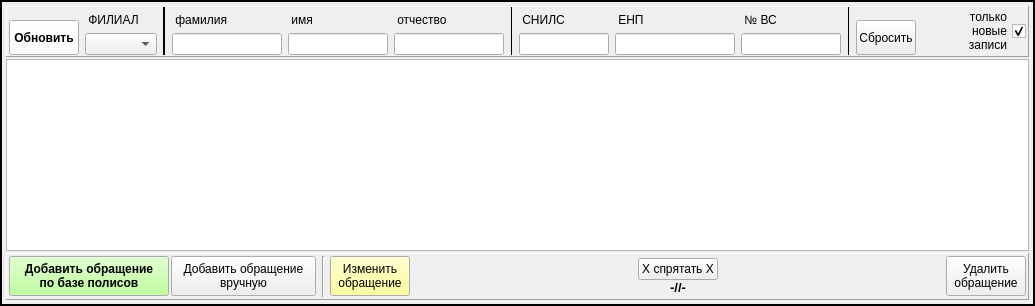
     <widget class="QFrame" name="pan_tab">
      <property name="frameShape">
       <enum>QFrame::WinPanel</enum>
      </property>
      <property name="lineWidth">
       <number>2</number>
      </property>
      <layout class="QVBoxLayout" name="verticalLayout_4">
       <property name="spacing">
        <number>2</number>
       </property>
       <property name="leftMargin">
        <number>4</number>
       </property>
       <property name="topMargin">
        <number>4</number>
       </property>
       <property name="rightMargin">
        <number>4</number>
       </property>
       <property name="bottomMargin">
        <number>4</number>
       </property>
       <item>
        <widget class="QFrame" name="pan_up">
         <property name="frameShape">
          <enum>QFrame::Panel</enum>
         </property>
         <property name="frameShadow">
          <enum>QFrame::Raised</enum>
         </property>
         <layout class="QGridLayout" name="gridLayout" columnstretch="0,0,0,0,0,0,0,0,0,0,0,0,0,0">
          <property name="leftMargin">
           <number>2</number>
          </property>
          <property name="topMargin">
           <number>0</number>
          </property>
          <property name="rightMargin">
           <number>2</number>
          </property>
          <property name="bottomMargin">
           <number>1</number>
          </property>
          <property name="horizontalSpacing">
           <number>6</number>
          </property>
          <property name="verticalSpacing">
           <number>0</number>
          </property>
          <item row="0" column="2" rowspan="2">
           <widget class="Line" name="line">
            <property name="frameShadow">
             <enum>QFrame::Plain</enum>
            </property>
            <property name="lineWidth">
             <number>2</number>
            </property>
            <property name="orientation">
             <enum>Qt::Vertical</enum>
            </property>
           </widget>
          </item>
          <item row="1" column="3">
           <widget class="QLineEdit" name="line_fam_filter">
            <property name="minimumSize">
             <size>
              <width>110</width>
              <height>0</height>
             </size>
            </property>
            <property name="maximumSize">
             <size>
              <width>110</width>
              <height>16777215</height>
             </size>
            </property>
           </widget>
          </item>
          <item row="1" column="1">
           <widget class="QComboBox" name="combo_filial_filter">
            <property name="maxVisibleItems">
             <number>50</number>
            </property>
           </widget>
          </item>
          <item row="0" column="3">
           <widget class="QLabel" name="label_5">
            <property name="text">
             <string> фамилия</string>
            </property>
           </widget>
          </item>
          <item row="0" column="0" rowspan="2">
           <layout class="QVBoxLayout" name="verticalLayout" stretch="1,0">
            <property name="spacing">
             <number>2</number>
            </property>
            <property name="leftMargin">
             <number>0</number>
            </property>
            <property name="topMargin">
             <number>0</number>
            </property>
            <property name="rightMargin">
             <number>0</number>
            </property>
            <property name="bottomMargin">
             <number>0</number>
            </property>
            <item>
             <spacer name="verticalSpacer">
              <property name="orientation">
               <enum>Qt::Vertical</enum>
              </property>
              <property name="sizeHint" stdset="0">
               <size>
                <width>2</width>
                <height>2</height>
               </size>
              </property>
             </spacer>
            </item>
            <item>
             <widget class="QPushButton" name="bn_refresh">
              <property name="minimumSize">
               <size>
                <width>70</width>
                <height>35</height>
               </size>
              </property>
              <property name="maximumSize">
               <size>
                <width>65</width>
                <height>16777215</height>
               </size>
              </property>
              <property name="palette">
               <palette>
                <active>
                 <colorrole role="Button">
                  <brush brushstyle="SolidPattern">
                   <color alpha="255">
                    <red>255</red>
                    <green>255</green>
                    <blue>255</blue>
                   </color>
                  </brush>
                 </colorrole>
                </active>
                <inactive>
                 <colorrole role="Button">
                  <brush brushstyle="SolidPattern">
                   <color alpha="255">
                    <red>255</red>
                    <green>255</green>
                    <blue>255</blue>
                   </color>
                  </brush>
                 </colorrole>
                </inactive>
                <disabled>
                 <colorrole role="Button">
                  <brush brushstyle="SolidPattern">
                   <color alpha="255">
                    <red>255</red>
                    <green>255</green>
                    <blue>255</blue>
                   </color>
                  </brush>
                 </colorrole>
                </disabled>
               </palette>
              </property>
              <property name="font">
               <font>
                <weight>75</weight>
                <bold>true</bold>
               </font>
              </property>
              <property name="text">
               <string>Обновить</string>
              </property>
              <property name="autoDefault">
               <bool>false</bool>
              </property>
              <property name="default">
               <bool>false</bool>
              </property>
             </widget>
            </item>
           </layout>
          </item>
          <item row="1" column="5">
           <widget class="QLineEdit" name="line_ot_filter">
            <property name="minimumSize">
             <size>
              <width>110</width>
              <height>0</height>
             </size>
            </property>
            <property name="maximumSize">
             <size>
              <width>110</width>
              <height>16777215</height>
             </size>
            </property>
           </widget>
          </item>
          <item row="1" column="12">
           <spacer name="horizontalSpacer_2">
            <property name="orientation">
             <enum>Qt::Horizontal</enum>
            </property>
            <property name="sizeHint" stdset="0">
             <size>
              <width>40</width>
              <height>20</height>
             </size>
            </property>
           </spacer>
          </item>
          <item row="1" column="4">
           <widget class="QLineEdit" name="line_im_filter">
            <property name="minimumSize">
             <size>
              <width>100</width>
              <height>0</height>
             </size>
            </property>
            <property name="maximumSize">
             <size>
              <width>100</width>
              <height>16777215</height>
             </size>
            </property>
           </widget>
          </item>
          <item row="0" column="1">
           <widget class="QLabel" name="label_2">
            <property name="text">
             <string> ФИЛИАЛ</string>
            </property>
           </widget>
          </item>
          <item row="0" column="4">
           <widget class="QLabel" name="label_3">
            <property name="text">
             <string> имя</string>
            </property>
           </widget>
          </item>
          <item row="0" column="5">
           <widget class="QLabel" name="label_4">
            <property name="text">
             <string> отчество</string>
            </property>
           </widget>
          </item>
          <item row="0" column="11" rowspan="2">
           <layout class="QVBoxLayout" name="verticalLayout_2" stretch="1,0">
            <property name="spacing">
             <number>2</number>
            </property>
            <property name="leftMargin">
             <number>0</number>
            </property>
            <property name="topMargin">
             <number>0</number>
            </property>
            <property name="rightMargin">
             <number>0</number>
            </property>
            <property name="bottomMargin">
             <number>0</number>
            </property>
            <item>
             <spacer name="verticalSpacer_2">
              <property name="orientation">
               <enum>Qt::Vertical</enum>
              </property>
              <property name="sizeHint" stdset="0">
               <size>
                <width>2</width>
                <height>2</height>
               </size>
              </property>
             </spacer>
            </item>
            <item>
             <widget class="QPushButton" name="bn_clear_filter">
              <property name="minimumSize">
               <size>
                <width>60</width>
                <height>35</height>
               </size>
              </property>
              <property name="maximumSize">
               <size>
                <width>60</width>
                <height>16777215</height>
               </size>
              </property>
              <property name="text">
               <string>Сбросить</string>
              </property>
              <property name="autoDefault">
               <bool>false</bool>
              </property>
              <property name="default">
               <bool>false</bool>
              </property>
             </widget>
            </item>
           </layout>
          </item>
          <item row="0" column="7">
           <widget class="QLabel" name="label_7">
            <property name="text">
             <string> СНИЛС</string>
            </property>
           </widget>
          </item>
          <item row="0" column="8">
           <widget class="QLabel" name="label_9">
            <property name="text">
             <string> ЕНП</string>
            </property>
           </widget>
          </item>
          <item row="0" column="9">
           <widget class="QLabel" name="label_10">
            <property name="text">
             <string> № ВС</string>
            </property>
           </widget>
          </item>
          <item row="1" column="7">
           <widget class="QLineEdit" name="line_snils_filter">
            <property name="minimumSize">
             <size>
              <width>90</width>
              <height>0</height>
             </size>
            </property>
            <property name="maximumSize">
             <size>
              <width>90</width>
              <height>16777215</height>
             </size>
            </property>
            <property name="inputMask">
             <string>99999999999</string>
            </property>
           </widget>
          </item>
          <item row="1" column="8">
           <widget class="QLineEdit" name="line_enp_filter">
            <property name="minimumSize">
             <size>
              <width>120</width>
              <height>0</height>
             </size>
            </property>
            <property name="inputMask">
             <string>9999999999999999</string>
            </property>
           </widget>
          </item>
          <item row="1" column="9">
           <widget class="QLineEdit" name="line_vs_filter">
            <property name="minimumSize">
             <size>
              <width>100</width>
              <height>0</height>
             </size>
            </property>
            <property name="maximumSize">
             <size>
              <width>100</width>
              <height>16777215</height>
             </size>
            </property>
            <property name="inputMask">
             <string>9999999999</string>
            </property>
           </widget>
          </item>
          <item row="0" column="6" rowspan="2">
           <widget class="Line" name="line_13">
            <property name="frameShadow">
             <enum>QFrame::Plain</enum>
            </property>
            <property name="lineWidth">
             <number>1</number>
            </property>
            <property name="orientation">
             <enum>Qt::Vertical</enum>
            </property>
           </widget>
          </item>
          <item row="0" column="10" rowspan="2">
           <widget class="Line" name="line_14">
            <property name="frameShadow">
             <enum>QFrame::Plain</enum>
            </property>
            <property name="lineWidth">
             <number>1</number>
            </property>
            <property name="orientation">
             <enum>Qt::Vertical</enum>
            </property>
           </widget>
          </item>
          <item row="0" column="13" rowspan="2">
           <widget class="QCheckBox" name="ch_new_lines">
            <property name="font">
             <font>
              <weight>50</weight>
              <bold>false</bold>
             </font>
            </property>
            <property name="layoutDirection">
             <enum>Qt::RightToLeft</enum>
            </property>
            <property name="text">
             <string>только 
новые 
записи</string>
            </property>
            <property name="checked">
             <bool>true</bool>
            </property>
           </widget>
          </item>
         </layout>
        </widget>
       </item>
       <item>
        <widget class="QTableView" name="tab_contacts">
         <property name="selectionMode">
          <enum>QAbstractItemView::SingleSelection</enum>
         </property>
         <property name="selectionBehavior">
          <enum>QAbstractItemView::SelectRows</enum>
         </property>
         <attribute name="horizontalHeaderMinimumSectionSize">
          <number>20</number>
         </attribute>
         <attribute name="verticalHeaderDefaultSectionSize">
          <number>20</number>
         </attribute>
         <attribute name="verticalHeaderMinimumSectionSize">
          <number>20</number>
         </attribute>
        </widget>
       </item>
       <item>
        <widget class="QFrame" name="pan_dn">
         <property name="frameShape">
          <enum>QFrame::Panel</enum>
         </property>
         <property name="frameShadow">
          <enum>QFrame::Raised</enum>
         </property>
         <layout class="QHBoxLayout" name="horizontalLayout_3">
          <property name="spacing">
           <number>2</number>
          </property>
          <property name="leftMargin">
           <number>2</number>
          </property>
          <property name="topMargin">
           <number>2</number>
          </property>
          <property name="rightMargin">
           <number>2</number>
          </property>
          <property name="bottomMargin">
           <number>2</number>
          </property>
          <item>
           <widget class="QPushButton" name="bn_add_bybase">
            <property name="minimumSize">
             <size>
              <width>160</width>
              <height>40</height>
             </size>
            </property>
            <property name="palette">
             <palette>
              <active>
               <colorrole role="Button">
                <brush brushstyle="SolidPattern">
                 <color alpha="255">
                  <red>170</red>
                  <green>255</green>
                  <blue>127</blue>
                 </color>
                </brush>
               </colorrole>
              </active>
              <inactive>
               <colorrole role="Button">
                <brush brushstyle="SolidPattern">
                 <color alpha="255">
                  <red>170</red>
                  <green>255</green>
                  <blue>127</blue>
                 </color>
                </brush>
               </colorrole>
              </inactive>
              <disabled>
               <colorrole role="Button">
                <brush brushstyle="SolidPattern">
                 <color alpha="255">
                  <red>170</red>
                  <green>255</green>
                  <blue>127</blue>
                 </color>
                </brush>
               </colorrole>
              </disabled>
             </palette>
            </property>
            <property name="font">
             <font>
              <weight>75</weight>
              <bold>true</bold>
             </font>
            </property>
            <property name="text">
             <string>Добавить обращение
по базе полисов</string>
            </property>
            <property name="autoDefault">
             <bool>false</bool>
            </property>
            <property name="default">
             <bool>false</bool>
            </property>
           </widget>
          </item>
          <item>
           <widget class="QPushButton" name="bn_add_byhand">
            <property name="minimumSize">
             <size>
              <width>145</width>
              <height>40</height>
             </size>
            </property>
            <property name="font">
             <font>
              <weight>50</weight>
              <bold>false</bold>
             </font>
            </property>
            <property name="text">
             <string>Добавить обращение
вручную</string>
            </property>
            <property name="autoDefault">
             <bool>false</bool>
            </property>
            <property name="default">
             <bool>false</bool>
            </property>
           </widget>
          </item>
          <item>
           <widget class="Line" name="line_11">
            <property name="minimumSize">
             <size>
              <width>10</width>
              <height>0</height>
             </size>
            </property>
            <property name="orientation">
             <enum>Qt::Vertical</enum>
            </property>
           </widget>
          </item>
          <item>
           <widget class="QPushButton" name="bn_edit">
            <property name="minimumSize">
             <size>
              <width>80</width>
              <height>40</height>
             </size>
            </property>
            <property name="palette">
             <palette>
              <active>
               <colorrole role="Button">
                <brush brushstyle="SolidPattern">
                 <color alpha="255">
                  <red>255</red>
                  <green>255</green>
                  <blue>127</blue>
                 </color>
                </brush>
               </colorrole>
              </active>
              <inactive>
               <colorrole role="Button">
                <brush brushstyle="SolidPattern">
                 <color alpha="255">
                  <red>255</red>
                  <green>255</green>
                  <blue>127</blue>
                 </color>
                </brush>
               </colorrole>
              </inactive>
              <disabled>
               <colorrole role="Button">
                <brush brushstyle="SolidPattern">
                 <color alpha="255">
                  <red>255</red>
                  <green>255</green>
                  <blue>127</blue>
                 </color>
                </brush>
               </colorrole>
              </disabled>
             </palette>
            </property>
            <property name="text">
             <string>Изменить
обращение</string>
            </property>
            <property name="autoDefault">
             <bool>false</bool>
            </property>
            <property name="default">
             <bool>false</bool>
            </property>
           </widget>
          </item>
          <item>
           <layout class="QVBoxLayout" name="verticalLayout_5">
            <property name="spacing">
             <number>2</number>
            </property>
            <property name="leftMargin">
             <number>0</number>
            </property>
            <property name="topMargin">
             <number>0</number>
            </property>
            <property name="rightMargin">
             <number>0</number>
            </property>
            <property name="bottomMargin">
             <number>0</number>
            </property>
           </layout>
          </item>
          <item>
           <layout class="QGridLayout" name="gridLayout_3">
            <property name="leftMargin">
             <number>2</number>
            </property>
            <property name="topMargin">
             <number>2</number>
            </property>
            <property name="rightMargin">
             <number>2</number>
            </property>
            <property name="bottomMargin">
             <number>2</number>
            </property>
            <property name="verticalSpacing">
             <number>0</number>
            </property>
            <item row="1" column="0">
             <spacer name="horizontalSpacer_13">
              <property name="orientation">
               <enum>Qt::Horizontal</enum>
              </property>
              <property name="sizeHint" stdset="0">
               <size>
                <width>40</width>
                <height>20</height>
               </size>
              </property>
             </spacer>
            </item>
            <item row="1" column="2">
             <spacer name="horizontalSpacer_3">
              <property name="orientation">
               <enum>Qt::Horizontal</enum>
              </property>
              <property name="sizeHint" stdset="0">
               <size>
                <width>40</width>
                <height>20</height>
               </size>
              </property>
             </spacer>
            </item>
            <item row="1" column="1">
             <widget class="QPushButton" name="bn_hide">
              <property name="font">
               <font>
                <weight>50</weight>
                <bold>false</bold>
               </font>
              </property>
              <property name="text">
               <string>X спрятать X</string>
              </property>
              <property name="autoDefault">
               <bool>false</bool>
              </property>
              <property name="default">
               <bool>false</bool>
              </property>
             </widget>
            </item>
            <item row="2" column="0" colspan="3">
             <widget class="QLabel" name="lab_info">
              <property name="font">
               <font>
                <pointsize>10</pointsize>
                <weight>75</weight>
                <bold>true</bold>
               </font>
              </property>
              <property name="text">
               <string>-//-</string>
              </property>
              <property name="alignment">
               <set>Qt::AlignCenter</set>
              </property>
             </widget>
            </item>
           </layout>
          </item>
          <item>
           <widget class="QPushButton" name="bn_delete">
            <property name="minimumSize">
             <size>
              <width>80</width>
              <height>40</height>
             </size>
            </property>
            <property name="text">
             <string>Удалить 
обращение</string>
            </property>
            <property name="autoDefault">
             <bool>false</bool>
            </property>
            <property name="default">
             <bool>false</bool>
            </property>
           </widget>
          </item>
         </layout>
        </widget>
       </item>
      </layout>
     </widget>
